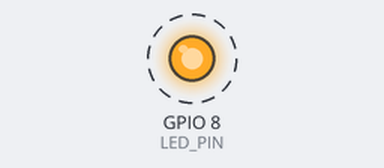
The sketch below on a simulated ESP32-S3. Parts: output pins drawn as LEDs (lit = HIGH). Dashed ring = blinking. What the sketch prints to the serial monitor is not drawn.

Above: at 1.0 s.
Timing chart, 0 to 4.6 s (numbered marks = the images above):
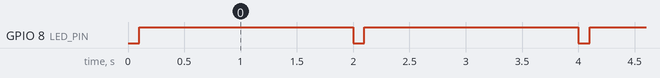

Measured:
- by itself, GPIO 8 (LED_PIN): alternates HIGH for 1.9 s and LOW for 0.10 s

The sketch:

client_card.ino
```cpp
#include <WiFi.h>
#include <esp_now.h>

// LED Pin
const int LED_PIN = 8;

// Structure to send data
// Must match the receiver structure
typedef struct struct_message {
  int id;
  char type[10]; // "CARD"
} struct_message;

struct_message myData;

// Unique ID for this card - CHANGE THIS for each card
const int CARD_ID = 101;

// Broadcast address to send to all peers (or specific Gateway MAC)
uint8_t broadcastAddress[] = {0xFF, 0xFF, 0xFF, 0xFF, 0xFF, 0xFF};

esp_now_peer_info_t peerInfo;

// Callback when data is sent (ESP32 Arduino Core 3.x signature)
void OnDataSent(const esp_now_send_info_t *info, esp_now_send_status_t status) {
  Serial.println(status == ESP_NOW_SEND_SUCCESS ? "Delivery Success"
                                                : "Delivery Fail");
}

void setup() {
  Serial.begin(9600);

  // Setup LED pin
  pinMode(LED_PIN, OUTPUT);
  digitalWrite(LED_PIN, HIGH); // LED on when card is powered

  // Set device as a Wi-Fi Station
  WiFi.mode(WIFI_STA);

  // Init ESP-NOW
  if (esp_now_init() != ESP_OK) {
    Serial.println("Error initializing ESP-NOW");
    return;
  }

  // Register send callback
  esp_now_register_send_cb(OnDataSent);

  // Register peer
  memcpy(peerInfo.peer_addr, broadcastAddress, 6);
  peerInfo.channel = 0;
  peerInfo.encrypt = false;

  if (esp_now_add_peer(&peerInfo) != ESP_OK) {
    Serial.println("Failed to add peer");
    return;
  }
}

void loop() {
  // Set values to send
  myData.id = CARD_ID;
  strcpy(myData.type, "CARD");
  Serial.println("start");

  // Blink LED to indicate heartbeat transmission
  digitalWrite(LED_PIN, LOW); // LED off briefly
  delay(100);
  digitalWrite(LED_PIN, HIGH); // LED back on

  // Send message via ESP-NOW
  esp_err_t result =
      esp_now_send(broadcastAddress, (uint8_t *)&myData, sizeof(myData));

  if (result == ESP_OK) {
    Serial.println("Sent with success");
  } else {
    Serial.println("Error sending the data");
  }

  // Send every 2 seconds
  delay(1900); // 1900ms + 100ms blink = 2000ms total
}
```
